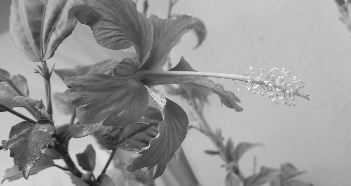
%> input picture NeighborBasedOperations/Sharpening Filters/GradientFilters/PrewittGrdaient/flower.png, 351 x 186 px
$ octave prewitt_2D_horizontal_and_vertical_filter.m   (GNU Octave 9; MATLAB toolbox functions it lacks are replaced by stand-ins)
%> lines starting %> are read from the running program, lines starting %| are printed output that depends on the picture
%  2D prewitt gradientfiltering
filter = [ -1 0 1;-1 0 1;-1 0 1];

%reading and converting an image into gray
A=rgb2gray(imread('flower.png'));
%> A: size 186x351 uint8; min 22, max 252, mean 150

%displaying original image
figure; imshow(A,[]);title('Original Image');

%applying filter using imfilter function
filteredImage = imfilter(A,filter);
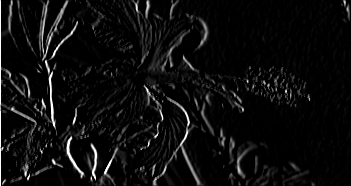
%> filteredImage: size 186x351 uint8; min 0, max 255, mean 13.4

%display filtered image
figure; imshow(filteredImage,[]);title('Filtered Image vertical filter')


% 90 degree isotropic 2D filtering
filter = [ -1 -1 -1;0 0 0; 1 1 1];

%applying filter using imfilter function
filteredImageHorizontal = imfilter(A,filter);
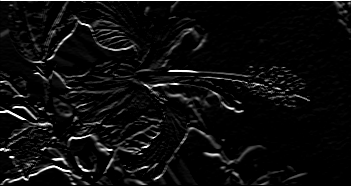
%> filteredImageHorizontal: size 186x351 uint8; min 0, max 255, mean 13.6

%display filtered image
figure; imshow(filteredImageHorizontal,[]);title('Filtered Image horizontal filter ')
